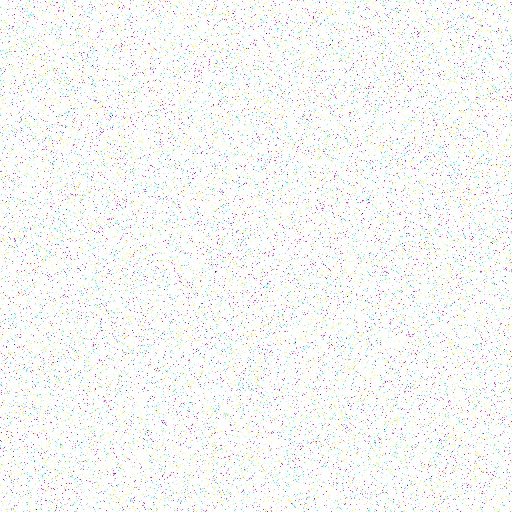
#> input picture data/signal_collection/test01/Z_7000um/20240610_001223455_cam1.jpg, 512 x 512 px; its folder holds only this picture in this run
$ jupyter execute signal_collection.ipynb
#> lines starting #> are read from the running program, lines starting #| are printed output that depends on the picture
[cell 1]
import glob
import numpy as np
import pandas as pd
import matplotlib.pyplot as plt
import cv2
import os
import re

[cell 2]
# 関数の定義

def exec_process(root_dir_path):
    # フォルダの中のpng画像ファイルパスリストを取得
    # 画像ファイルがあるフォルダ名は"Z_7000um"の形式でその画像を取得したときのZ座標を示す
    # Z_7000um, Z_0umのようにZ座標ごとに分かれたフォルダの中の画像ファイルパスのリストを取得し"ファイルパス"とZ座標のカラムを持つDataFrameを作成
    # 画像をグレースケールで読み込み、その画像のリストを作成し"画像"カラムを追加
    # 画像の平均輝度を計算し"平均輝度"カラムを追加
    # 作成したDataFrameを返す
    folder_list = os.listdir(root_dir_path)
    df_list = []
    for folder in folder_list:
        path_list = glob.glob(f'{root_dir_path}/{folder}/*.jpg')
        df = pd.DataFrame()
        # 画像ファイル名の命名規則は"YYYYMMDD_HHMMSSFFF_cam1.png"とする
        df['timestamp'] = pd.to_datetime([re.search(r'(\d{8}_\d{9})', os.path.basename(path)).group(1) for path in path_list], format='%Y%m%d_%H%M%S%f')
        df['path'] = path_list
        df['Z'] = [int(folder.split('_')[1].replace('um', '')) for _ in range(len(path_list))]
        img_list = [cv2.imread(path, 0) for path in path_list]
#> img_list = 1 item
#         df['img'] = img_list
        avg_brightness_list = [np.mean(img) for img in img_list]
#> avg_brightness_list = [248.6]
        df['avg_brightness'] = avg_brightness_list
        df_list.append(df)
        df = pd.concat(df_list)
        df['timestamp'] = pd.to_datetime(df['timestamp'])
        df = df.sort_values('timestamp')
    return df

def plot_graph(df):
    # 指定したZ座標における時刻と平均輝度のグラフを描画
    # 作成したグラフを保存
    Z = df['Z'].unique()
    for z in Z:
        df_z = df[df['Z'] == z]
        plt.plot(df_z['timestamp'], df_z['avg_brightness'])
        plt.xlabel('Time')
        plt.ylabel('Average Brightness')
        plt.title(f'Z={z}um')
        plt.show()
#         plt.savefig(f'Z_{z}um.png')
        plt.close()
#> this loop made 2 passes
#> pass 1, in plot_graph, `plt.show()`:
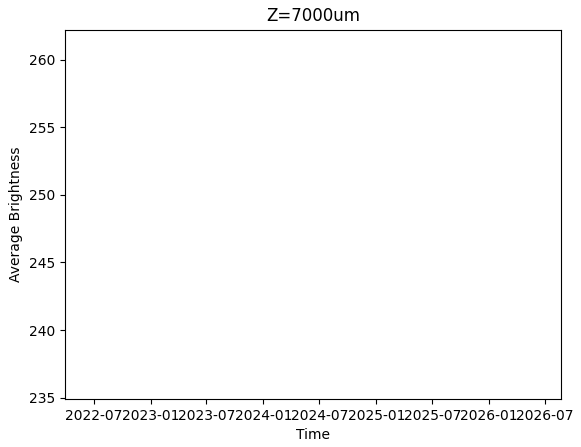
#> figure drawn by matplotlib, 1 panel
